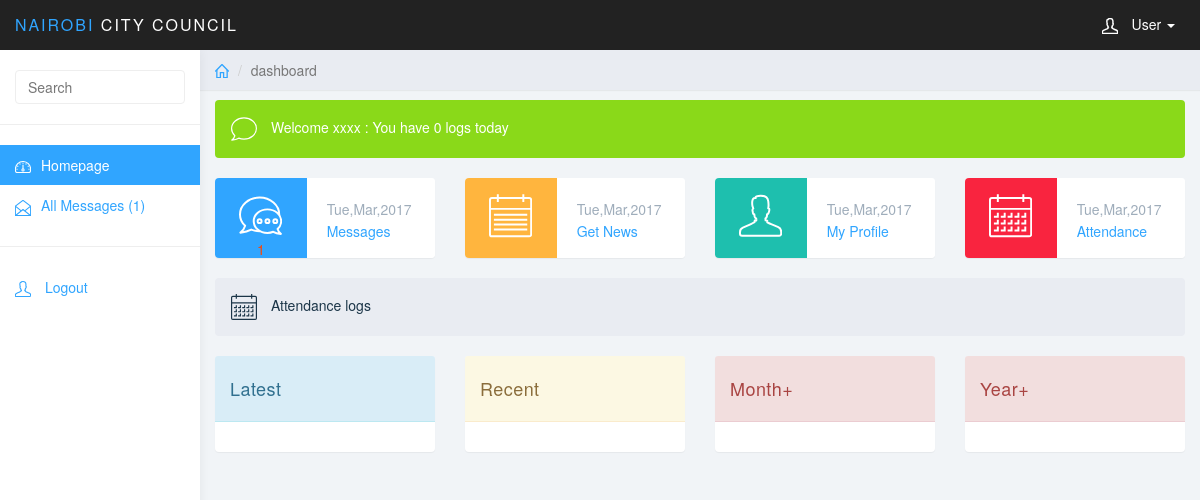
/login/user/index.php (signed in), run on an earlier commit of the app's database.
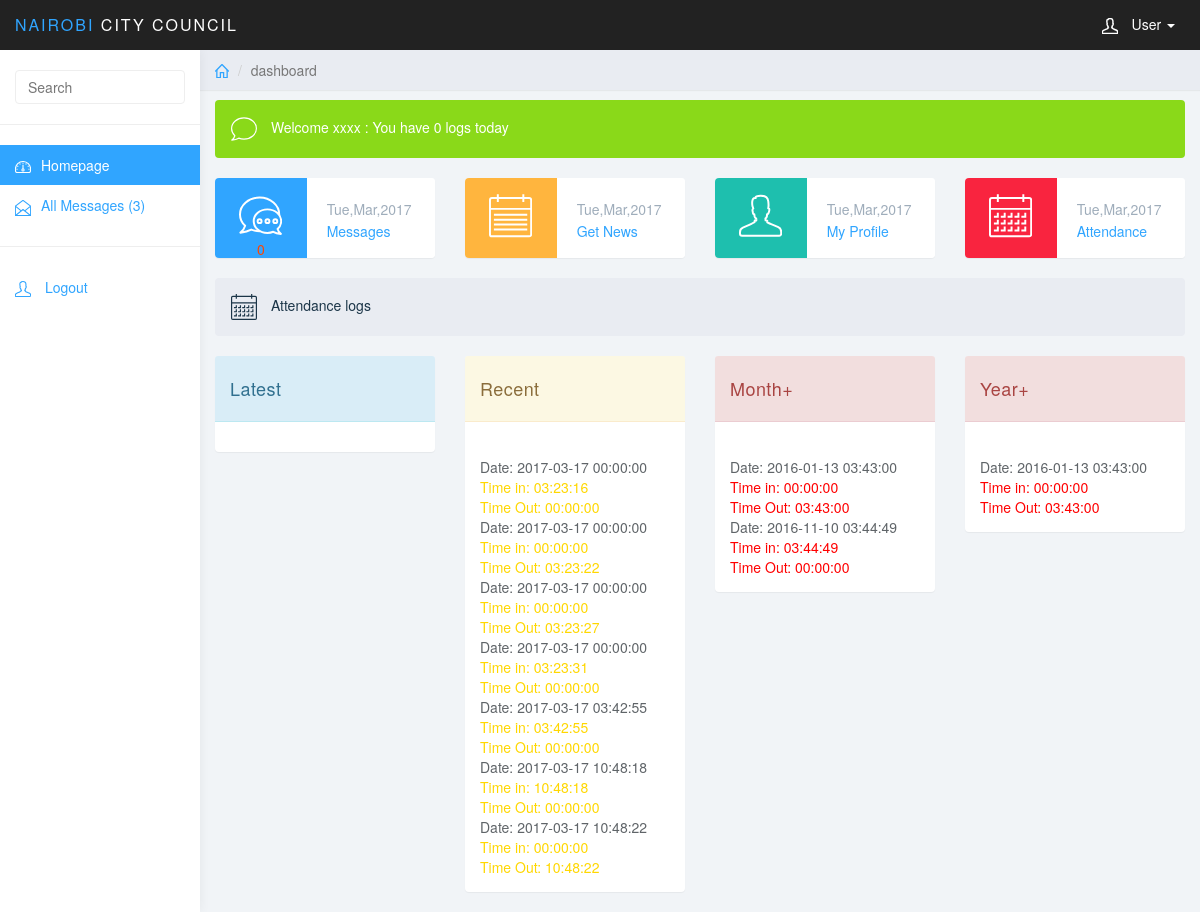
And on a later commit of the database.
### tables this page shows
CREATE TABLE `attendance_table` (
  `employee_attendance_id` int(11) NOT NULL,
  `employee_attendance_username` varchar(50) NOT NULL,
  `employee_attendance_fingerprint` varchar(100) NOT NULL,
  `employee_attendance_date` datetime NOT NULL,
  `employee_attendance_timein` time NOT NULL,
  `employee_attendance_timeout` time NOT NULL
);

### login/user/index.php (the view, shortened to what the changed rows need)
<?php
$username=$_SESSION['login_username'];
?>
<!DOCTYPE html>
<html>
<head>
<link href="../css/bootstrap.min.css" rel="stylesheet">
<link href="../css/datepicker3.css" rel="stylesheet">
<link href="../css/styles.css" rel="stylesheet">
</head>
<body>
	<div id="sidebar-collapse" class="col-sm-3 col-lg-2 sidebar">
		<ul class="nav menu">
            <li class=""><a href="allmessage.php"><svg class="glyph stroked open letter"><use xlink:href="#stroked-open-letter"/>
                    <?php
                    $result = mysql_query("SELECT COUNT(1) FROM messages_table WHERE message_recipient='$username'");
                    $row = mysql_fetch_array($result);
                    $total = $row[0];
                    ?>
            </svg>All Messages <?php echo "($total)";?></a></li>
		</ul>
	</div>
	<div class="col-sm-9 col-sm-offset-3 col-lg-10 col-lg-offset-2 main">
		<div class="row">
			<div class="col-xs-12 col-md-6 col-lg-3">
				<div class="panel panel-blue panel-widget ">
					<div class="row no-padding">
						<div class="col-sm-3 col-lg-5 widget-left">
                            <?php
                            $result = mysql_query("SELECT COUNT(1) FROM messages_table WHERE message_status='UNREAD' AND message_recipient='$username'");
                            $row = mysql_fetch_array($result);
                            $total = $row[0];
                            ?>
                            <svg class="glyph stroked two messages"><use xlink:href="#stroked-two-messages"/></svg>
                            <p style="color: orangered">
                                <?php echo "$total";?>
                            </p>
						</div>
					</div>
				</div>
			</div>
		</div>
        <div class="row">
            <div class="col-md-3">
                <div class="panel panel-warning">
                    <div class="panel-heading">
                        Recent
                    </div>
                    <div class="panel-body">
                        <?php
                        include("../connection/connector.php");
                        $query="SELECT * FROM attendance_table WHERE `employee_attendance_username`='".$username."' AND `employee_attendance_date` > timestampadd(day, -14, now());";
                        $resource=mysql_query($query,$conn);
                        while($result=mysql_fetch_array($resource))
                        {
                            echo "<br>Date: ".$result[3]."
                <br>
                <font color='gold'>
                Time in: ".$result[4]." </font>
                <br>
                <font color='gold'>
                Time Out: ".$result[5]." </font>";
                        }
                        ?>
                    </div>
                </div>
            </div>
            <div class="col-md-3">
                <div class="panel panel-danger">
                    <div class="panel-heading">
                        Month+
                    </div>
                    <div class="panel-body">
                        <?php
                        include("..connection/connector.php");
                        $query="SELECT * FROM attendance_table WHERE `employee_attendance_username`='".$username."' AND `employee_attendance_date` < date_sub(now(), interval 1 month);";
                        $resource=mysql_query($query,$conn);
                        while($result=mysql_fetch_array($resource))
                        {
                            echo "<br>Date: ".$result[3]."
                            <br>
                            <font color='red'>
                            Time in: ".$result[4]." </font>
                            <br>
                            <font color='red'>
                            Time Out: ".$result[5]." </font>";
                        }
                        ?>
                    </div>
                </div>
            </div>
            <div class="col-md-3">
                <div class="panel panel-danger">
                    <div class="panel-heading">
                        Year+
                    </div>
                    <div class="panel-body">
                        <?php
                        include("..connection/connector.php");
                        $query="SELECT * FROM attendance_table WHERE `employee_attendance_username`='".$username."' AND `employee_attendance_date` < date_sub(now(), interval 12 month);";
                        $resource=mysql_query($query,$conn);
                        while($result=mysql_fetch_array($resource))
                        {
                            echo "<br>Date: ".$result[3]."
                            <br>
                            <font color='red'>
                            Time in: ".$result[4]." </font>
                            <br>
                            <font color='red'>
                            Time Out: ".$result[5]." </font>";
                        }
                        ?>
                    </div>
                </div>
            </div>
        </div>
		</div>
</body>
</html>

What changed in the data, as far as the page shows it:
added attendance_table: employee_attendance_date "2017-03-17 00:00:00", employee_attendance_timein "03:23:16", employee_attendance_timeout "00:00:00"
added attendance_table: employee_attendance_date "2017-03-17 00:00:00", employee_attendance_timein "00:00:00", employee_attendance_timeout "03:23:22"
added attendance_table: employee_attendance_date "2017-03-17 00:00:00", employee_attendance_timein "00:00:00", employee_attendance_timeout "03:23:27"
added attendance_table: employee_attendance_date "2017-03-17 00:00:00", employee_attendance_timein "03:23:31", employee_attendance_timeout "00:00:00"
added attendance_table: employee_attendance_date "2017-03-17 03:42:55", employee_attendance_timein "03:42:55", employee_attendance_timeout "00:00:00"
added attendance_table: employee_attendance_date "2017-03-17 10:48:18", employee_attendance_timein "10:48:18", employee_attendance_timeout "00:00:00"
added attendance_table: employee_attendance_date "2017-03-17 10:48:22", employee_attendance_timein "00:00:00", employee_attendance_timeout "10:48:22"
added attendance_table: employee_attendance_date "2016-01-13 03:43:00", employee_attendance_timein "00:00:00", employee_attendance_timeout "03:43:00"
added attendance_table: employee_attendance_date "2016-11-10 03:44:49", employee_attendance_timein "03:44:49", employee_attendance_timeout "00:00:00"
Also different on the page:
$total: "1" → "3"
$total: "1" → "0"
